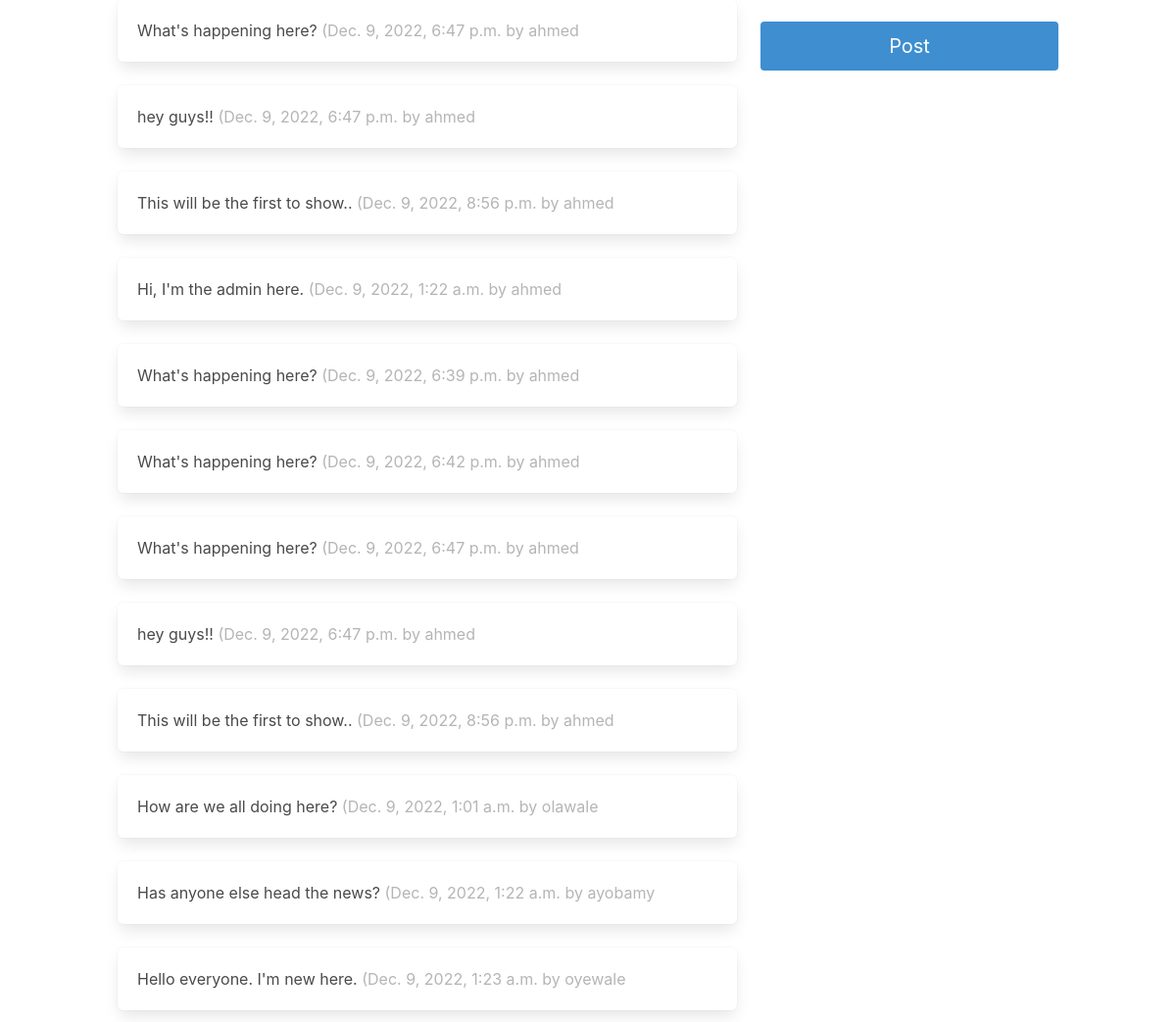
Before: /dashboard/ (signed in, lower part) with the older database file.
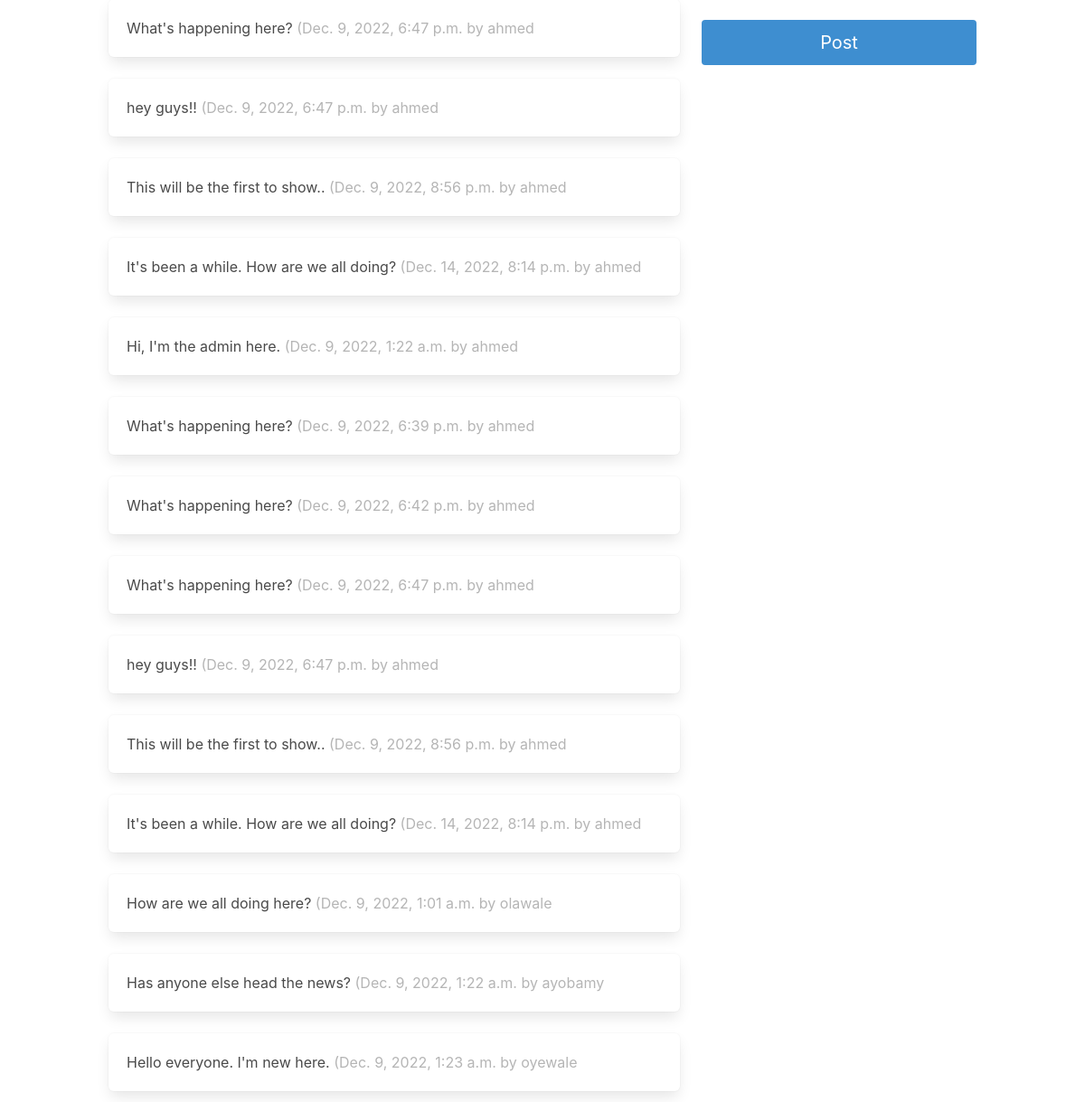
After: the same page with the newer database file.
### commulator/models.py (models this page shows, shortened)
class Post(models.Model):
    user = models.ForeignKey(
        User, related_name="posts", on_delete=models.DO_NOTHING
    )
    body = models.CharField(max_length=140)
    created_at = models.DateTimeField(auto_now_add=True)

### commulator/views.py (the view, shortened to what this page needs)
# urls.py: path("dashboard/", dashboard, name="dashboard"),
def dashboard(request):
    form = PostForm(request.POST or None)
    followed_posts = Post.objects.filter(
        user__profile__in=request.user.profile.follows.all()
    ).order_by("created_at")
    return render(request, "commulator/dashboard.html", {"form": form, "posts": followed_posts},)

### templates/commulator/dashboard.html (shortened to what this page needs)
{% extends 'base.html' %}
    {% block body %}
    <div class="container">
        <div class="columns">
            {% block content %}
            <div class="column">
                {% for post in posts %}
                <div class="box">
                    {{post.body}}
                    <span class="is-small has-text-grey-light">
                        ({{ post.created_at }} by {{ post.user.username }}
                    </span>
                </div>
                {% endfor %}
                {% for followed in user.profile.follows.all %}
                    {% for post in followed.user.posts.all %}
                        <div class="box">
                            {{post.body}}
                            <span class="is-small has-text-grey-light">
                                ({{ post.created_at }} by {{ post.user.username }}
                            </span>
                        </div>
                    {% endfor %}
                {% endfor %}
            </div>
            <div class="column is-one-third">
                <div class="block">
                    <div class="block">
                        <form method="post">
                            <button class="button is-info is-fullwidth is-medium mt-5"
                                    type="submit">Post
                            </button>
                        </form>
                    </div>
                </div>
            </div>
            {% endblock content %}
        </div>
    </div>
    {% endblock body %}

Changed rows visible on the page:
added Post: body "It's been a while. How are we all doing?", created_at "Dec. 14, 2022, 8:14 p.m.", user.username "ahmed"
